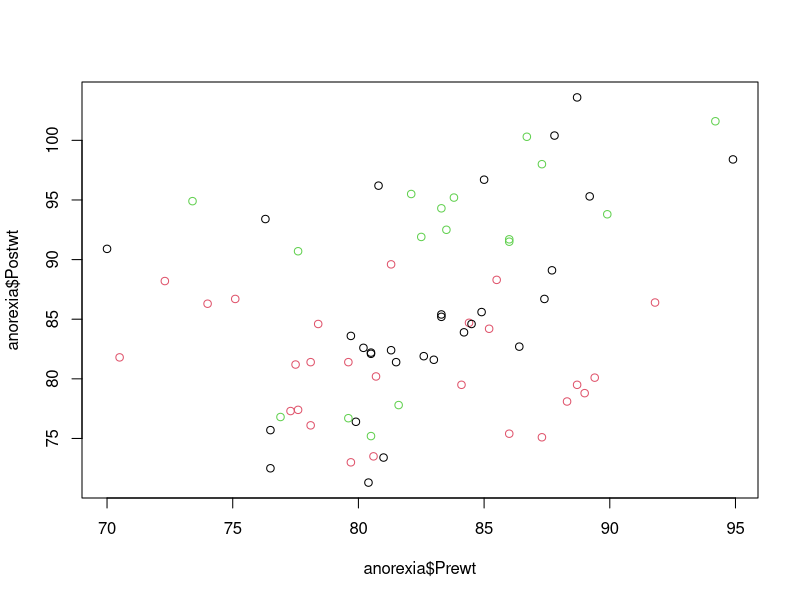
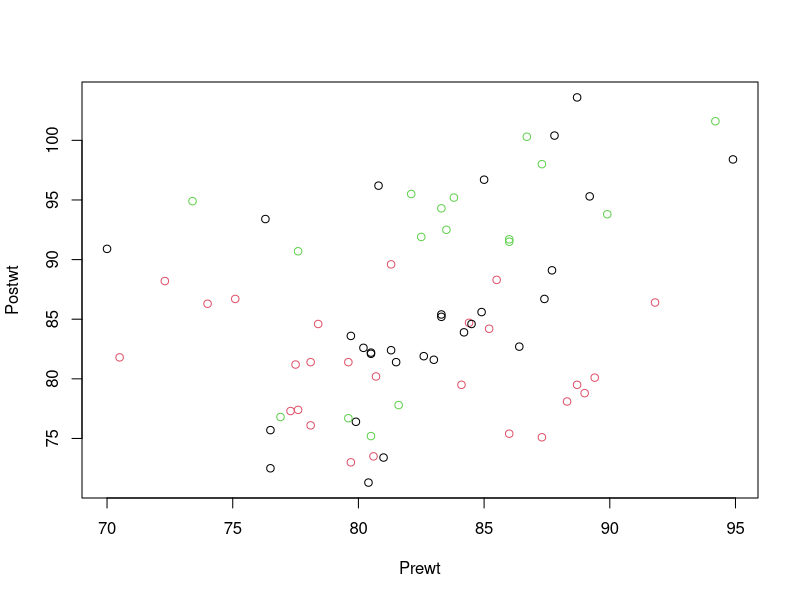
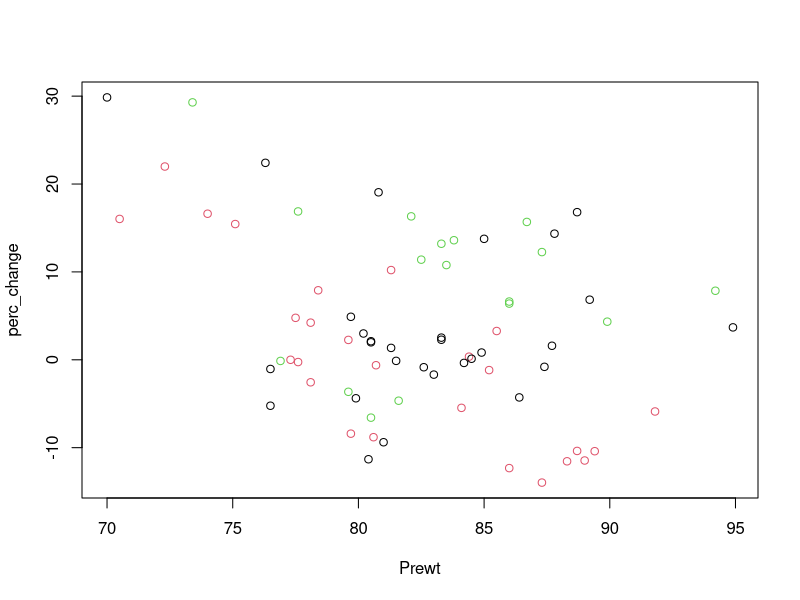
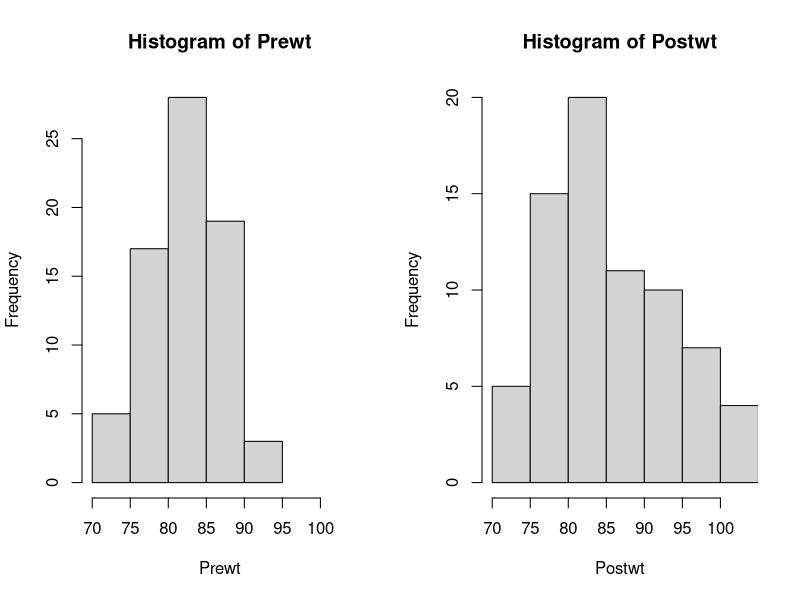

The R source for these figures, in order:
## ---- chunk 1
knitr::opts_chunk$set(echo = TRUE, eval=FALSE)
## ---- chunk 2
rm(list = ls())

# just to illustrate, create a copy of the iris dataset in the global environment
iris <- iris 
head(iris$Sepal.Length) # this is how we typically access the individual columns
attach(iris) # if we attach a copy of the data frame to the search path
head(Sepal.Length) # now we can access copies of the columns directly 
Sepal.Length <- Sepal.Length + 0 # and we can run operations with them
## ---- chunk 3
ls() #iris, Sepal.Length are in the global environment
search() #iris is now in part of the search parth
parent.env(environment()) #iris is now the parent environment (when attached, a new environment is created and the elements are *copied* into this new environment)
identical(Sepal.Length, get("Sepal.Length", pos="iris"))

Sepal.Length <- Sepal.Length * 100
iris$Sepal.Length 
## ---- chunk 4
library(MASS)
head(anorexia)
plot(anorexia$Prewt, anorexia$Postwt, col=anorexia$Treat) # too much typing
## ---- chunk 5
with(anorexia, plot(Prewt, Postwt, col=Treat))
## ---- chunk 6
with(anorexia, {
  perc_change <- 100*(Postwt-Prewt)/Prewt
  plot(Prewt, perc_change, col=Treat) 
  cor(Prewt, perc_change)
})
## ---- chunk 7
anorexia2 <- within(anorexia, {
  perc_change <- round(100*(Postwt-Prewt)/Prewt, 3)
})
head(anorexia,2)
head(anorexia2,2)
## ---- chunk 8
par(mfrow = c(1,2))
with(anorexia, hist(Prewt,  xlim = with(anorexia, range(c(Prewt,Postwt)))))
with(anorexia, hist(Postwt, xlim = with(anorexia, range(c(Prewt,Postwt)))))
## ---- chunk 9
anorexia3 <- within(anorexia, {
  gain_a_lot <- ((Postwt - Prewt) / Prewt > 0.1) 
  lost_a_lot <- ((Prewt - Postwt) / Prewt > 0.1) 
  Postwt <- round(Postwt, 0)
  Prewt <- round(Prewt, 0)
})
head(anorexia3,2)
